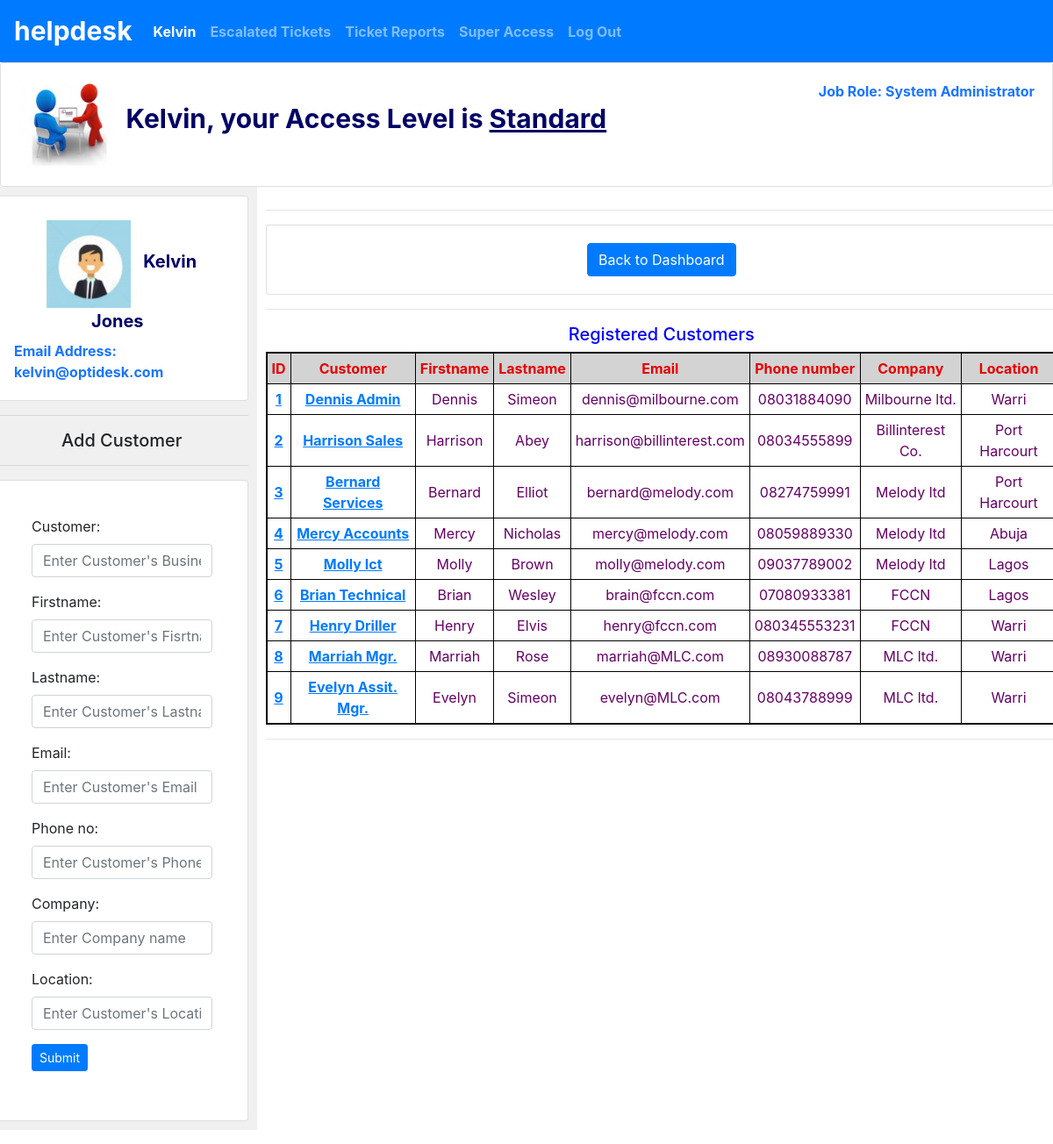
/customer_view (signed in), run on the app's committed database.
### helpdesk/models.py (models this page shows, shortened)
class User(AbstractUser):
    pass
    ACCESS = (
        ('Regular', 'Regular'),
        ('Standard', 'Standard'),
        ('Admin', 'Admin')
    )
    access = models.CharField(max_length=15, choices=ACCESS, verbose_name="access", default="Regular")
    role = models.CharField(max_length=60)
    location = models.CharField(max_length=120, blank=True)

class Dynamics(models.Model):
    name = models.CharField(max_length=150)
    image = models.ImageField(upload_to='images', blank=True, null=True)

class Picture(models.Model):
    user = models.ForeignKey(User, on_delete=models.CASCADE, related_name='image_profile')
    image = models.ImageField(upload_to='images', null=True)

class Customer(models.Model):
    customer =  models.CharField(max_length=30, unique=True)
    firstname =  models.CharField(max_length=30)
    lastname =  models.CharField(max_length=30)
    email =  models.CharField(max_length=30)
    phone_no = models.CharField(max_length=20)
    company = models.CharField(max_length=30)
    location = models.CharField(max_length=120, blank=True)

### helpdesk/views.py (the view)
# urls.py: path("customer_view", views.customer_view, name="customer_view"),
def customer_view(request):
    if request.user.is_authenticated:
        user = request.user
        user_picture = User.objects.get(username=user)
        pictures = Picture.objects.filter(user=user_picture)
        pictures_count = pictures.count()
        if pictures_count == 0:
            picture = Dynamics.objects.get(id=1)
        else:
            picture = pictures.first()
        return render(request, "helpdesk/customers.html", {
            "customers": Customer.objects.all(),
            "picture": picture,
            "support": Dynamics.objects.get(id=4),
            "helpdesk": Dynamics.objects.get(id=2),
            'form': AddCustomer()
        })
    else:
        return HttpResponseRedirect(reverse("index"))

### helpdesk/views.py
class AddCustomer(forms.ModelForm):
    class Meta:
        model = Customer
        fields = ('__all__')
        widgets = {'customer': forms.TextInput(attrs={'class': 'form-control', "placeholder": "Enter Customer's Business name (Alias)" }),
                   'firstname': forms.TextInput(attrs={'class': 'form-control', "placeholder": "Enter Customer's Fisrtname"}),
                   'lastname': forms.TextInput(attrs={'class': 'form-control', "placeholder": "Enter Customer's Lastname"}),
                   'email': forms.TextInput(attrs={'class': 'form-control', "placeholder": "Enter Customer's Email"}),
                   'phone_no': forms.TextInput(attrs={'class': 'form-control', "placeholder": "Enter Customer's Phone No."}),
                   'company': forms.TextInput(attrs={'class': 'form-control', "placeholder": "Enter Company name"}),
                   'location': forms.TextInput(attrs={'class': 'form-control', "placeholder": "Enter Customer's Location"})
        }

### helpdesk/templates/helpdesk/customers.html
{% extends "helpdesk/layout.html" %}
{% block body %}
{% if user.is_authenticated %}
<hr />
<div class="card">
    <div class="card-body">
	    <center>
	        <button class="btn btn-primary" onclick="window.location.href='{% url 'index' %}'"> Back to Dashboard</button>
        </center>
	</div>
</div>
<hr />
<center><h5 class="label-account">Registered Customers</h5></center>
<center>
    {% if customers %}
        <table>
            <tr>
			    <th>ID</th>
                <th>Customer</th>
                <th>Firstname</th>
				<th>Lastname</th>
				<th>Email</th>
                <th>Phone number</th>
				<th>Company</th>
				<th>Location</th>
            </tr>
		{% for customer in customers %}
            <tr>
                <td>
				    <a href="{% url 'edit_customer' customer.id %}">
				        <u><b>{{customer.id}}</b></u>
					</a>
				</td>
				<td>
				    <a href="{% url 'edit_customer' customer.id %}">
				    <u><b>{{customer.customer|title}}</b></u>
					</a>
				</td>
                <td>{{customer.firstname|title}}</td>
				<td>{{customer.lastname|title}}</td>
				<td>{{customer.email}}</td>
				<td>{{customer.phone_no}}</td>
                <td>{{customer.company}}</td>
				<td>{{customer.location|title}}</td>
            </tr>
        {% endfor %}
        </table>
	{% endif %}
</center>
<hr />
{% endif %}
{% endblock %}

### helpdesk/templates/helpdesk/head.html (shortened to what this page needs)
<nav class="navbar navbar-expand-lg navbar-dark bg-primary">
            <a class="navbar-brand" href="{% url 'index' %}"><b style="font-size:30px;">helpdesk</b></a>
            <div>
			{% with request.resolver_match.url_name as url_name %}
              <ul class="navbar-nav mr-auto">
                {% if user.is_authenticated %}
                    <li class="nav-item {% if url_name == 'profile' %}active{% endif %}" >
                        <a class="nav-link active" aria-current="page" href="{% url 'profile' user.username %}"><strong>{{ user.username|capfirst }}</strong></a>
                    </li>
                    <li class="nav-item {% if url_name == 'escalate' %}active{% endif %}">
                        <a class="nav-link" href="{% url 'escalate' %}"><strong>Escalated Tickets</strong></a>
                    </li>
					<li class="nav-item {% if url_name == 'view_reports' %}active{% endif %}">
                        <a class="nav-link" href="{% url 'view_reports' %}"><strong>Ticket Reports</strong></a>
                    </li>
				    {% if request.user.access != 'Regular' %}
		                <li class="nav-item {% if url_name == 'super' %}active{% endif %}">
                            <a class="nav-link" href="{% url 'super' %}"><strong>Super Access</strong></a>
                        </li>
				    {% endif %}
			        <li class="nav-item {% if url_name == 'logout' %}active{% endif %}">
                        <a class="nav-link" href="{% url 'logout' %}"><strong>Log Out</strong></a>
                    </li>
                {% endif %}
              </ul>
			{% endwith %}
            </div>
    </nav>
{% if user.is_authenticated %}
    <div class="card">
        <div class="card-body">
            <img class="img-fluid" src="{{support.image.url}}" alt="Profile Picture" style="max-height:100px">
		        <strong id="access_type">{{user.username|title}}, your Access Level is <u>{{user.access}}</u></strong>
		    <object align="right" class="profile_info">
		        <span class="btn-total-follow"><strong>Job Role: {{user.role}}</strong> </span>
		    </object>
        </div>
    </div>
{% endif %}

### helpdesk/templates/helpdesk/profile_picture.html (shortened to what this page needs)
{% if user.is_authenticated %}
    {% if request.user.first_name == "" %}
    <div class="card">
        <div class="card-body">
            <img class="img-fluid" src="{{picture.image.url}}" alt="Profile Picture" style="max-height:100px">
		    <strong class="no_profilename">Update your profile details and picture</strong>
		    <object align="right" class="profile_info">
		        <span class="btn-total-person"><strong>Email Address: {{user.email}}</strong> </span>
		    </object>
        </div>
    </div>
    {% else %}
	<div class="card">
        <div class="card-body">
            <a href="{% url 'profile' user.username %}" class="card-link btn btn-outline-helpdesk">
                <img class="img-fluid" src="{{picture.image.url}}" alt="Profile Picture" style="max-height:100px">
		        <strong id="profile_name">{{user.first_name|capfirst}} {{user.last_name|capfirst}}</strong>
			</a>
		    <object align="right" class="profile_info">
		        <span class="btn-total-person"><strong>Email Address: {{user.email}}</strong> </span>
		    </object>
        </div>
    </div>
    {% endif%}
{% endif%}

### helpdesk/static/helpdesk/styles.css (style rules this page uses)
body { margin: 0; background-color: white; }
.all_tickets, #profile_name { font-size:30px; }
#profile_name { font-size:20px; }
.no_profilename, #access_type { font-size:30px; }
.label-account { color:blue; }
.all_tickets, .profile_info, .title { color:#1a75ff; }
#profile_name, .no_profilename, #access_type, #admin_level { color:#000066; padding:10px; }
table { border: 2px solid black; border-collapse: collapse; font-size: 16px; }
th, td { border: 1px solid black; padding: 5px; text-align: center; }
th { background-color: lightgray; color: #e60000; }
td { background-color: white; color: #660066; }

### data on the page
User: username "Kelvin", access "Standard", role "System Administrator", first_name "Kelvin", last_name "Jones", email "kelvin@optidesk.com"
Dynamics: image (picture)
Picture: image (picture)
Customer: id "1", customer "Dennis Admin", firstname "Dennis", lastname "Simeon", email "dennis@milbourne.com", phone_no "08031884090", company "Milbourne ltd.", location "Warri"
Customer: id "2", customer "Harrison Sales", firstname "Harrison", lastname "Abey", email "harrison@billinterest.com", phone_no "08034555899", company "Billinterest Co.", location "Port Harcourt"
Customer: id "3", customer "Bernard Services", firstname "Bernard", lastname "Elliot", email "bernard@melody.com", phone_no "08274759991", company "Melody ltd", location "Port Harcourt"
Customer: id "4", customer "Mercy Accounts", firstname "Mercy", lastname "Nicholas", email "mercy@melody.com", phone_no "08059889330", company "Melody ltd", location "Abuja"
Customer: id "5", customer "Molly Ict", firstname "Molly", lastname "Brown", email "molly@melody.com", phone_no "09037789002", company "Melody ltd", location "Lagos"
Customer: id "6", customer "Brian Technical", firstname "Brian", lastname "Wesley", email "brain@fccn.com", phone_no "07080933381", company "FCCN", location "Lagos"
Customer: id "7", customer "Henry Driller", firstname "Henry", lastname "Elvis", email "henry@fccn.com", phone_no "080345553231", company "FCCN", location "Warri"
Customer: id "8", customer "Marriah Mgr.", firstname "Marriah", lastname "Rose", email "marriah@MLC.com", phone_no "08930088787", company "MLC ltd.", location "Warri"
Customer: id "9", customer "Evelyn Assit. Mgr.", firstname "Evelyn", lastname "Simeon", email "evelyn@MLC.com", phone_no "08043788999", company "MLC ltd.", location "Warri"
